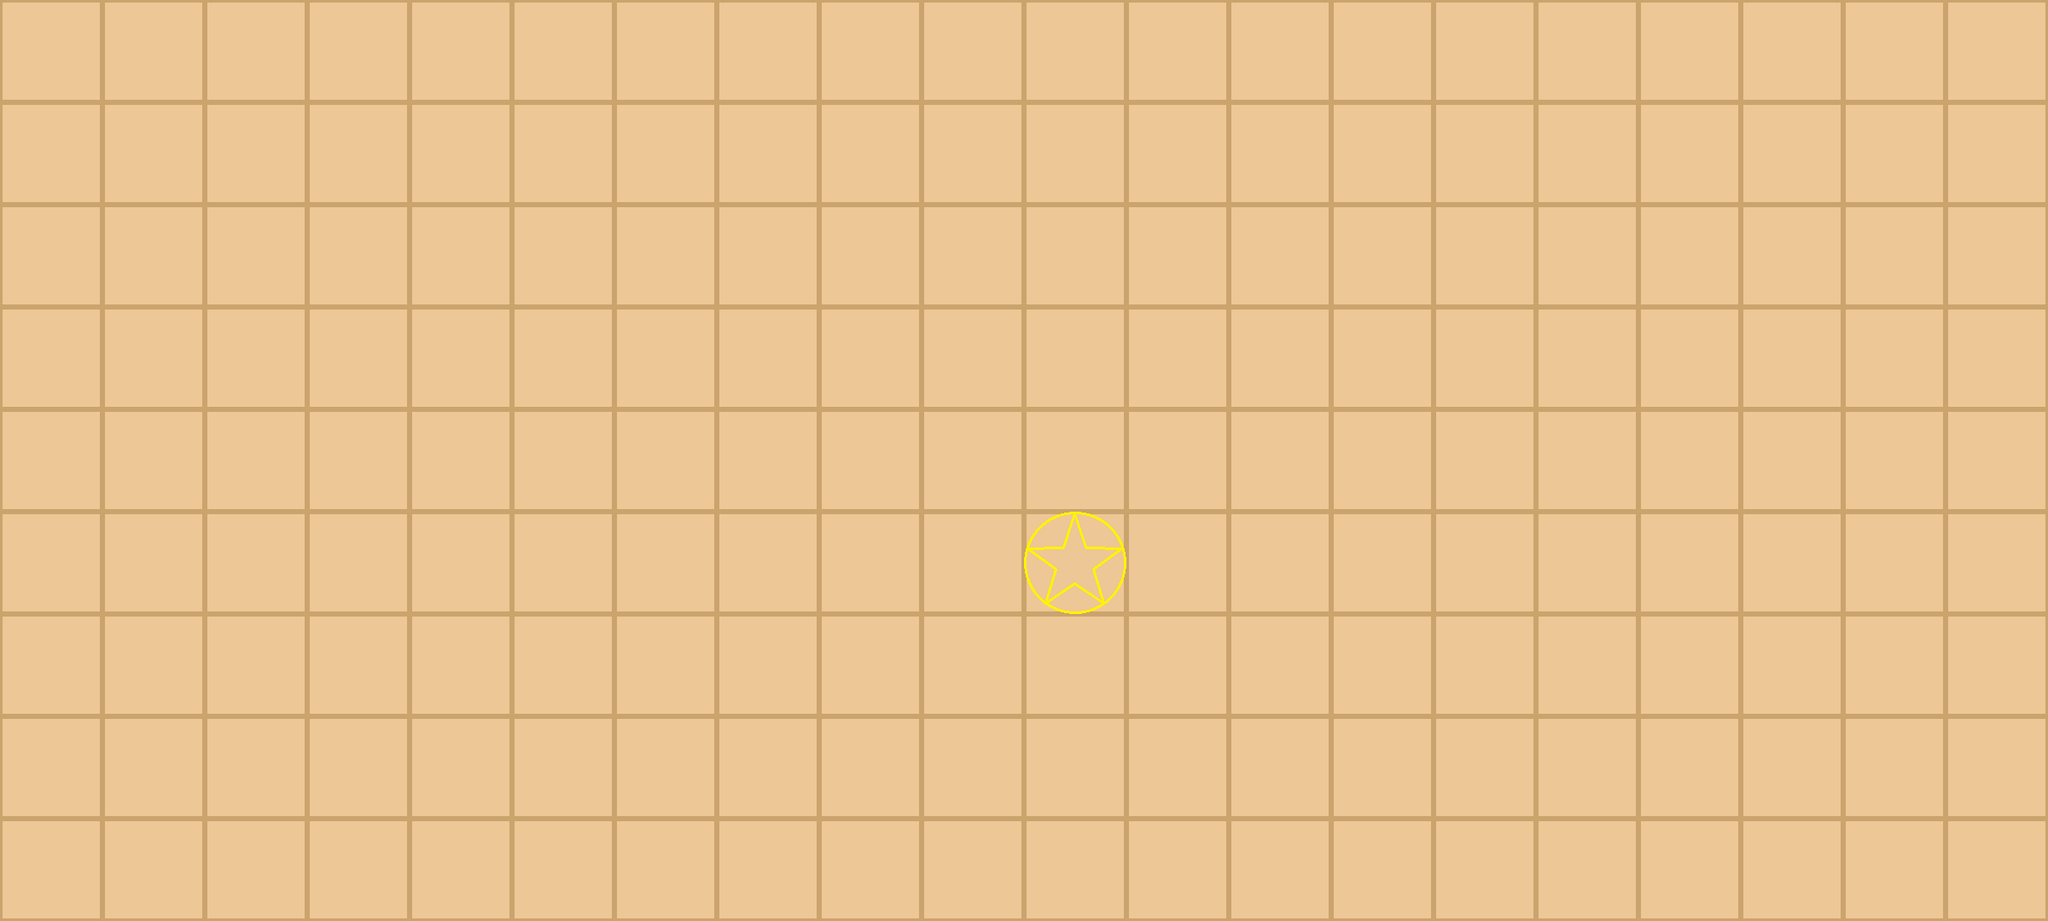

This is a level from a 2D game, rendered from its Tiled map with the project's own tilesets. A one-line summary and the complete map file follow:
An orthogonal 20x9 tile map with 120x120 px tiles, 1 tile layer (Floor), 5 tilesets and 8 objects (rubbishbin, pot2, pot1, basket3, basket2, ...).

<map version="1.10" tiledversion="1.11.2" orientation="orthogonal" renderorder="right-down" width="20" height="9" tilewidth="120" tileheight="120" infinite="0" nextlayerid="3" nextobjectid="29">
 <editorsettings>
  <export target="map.tmj" format="json" />
 </editorsettings>
 <tileset firstgid="1" source="normal floor.tsx" />
 <tileset firstgid="2" source="spawn_tile.tsx" />
 <tileset firstgid="3" source="rubbishbin_closed.tsx" />
 <tileset firstgid="4" source="pot_empty.tsx" />
 <tileset firstgid="5" source="basket.tsx" />
 <layer id="1" name="Floor" width="20" height="9" locked="1">
  <data encoding="csv">
1,1,1,1,1,1,1,1,1,1,1,1,1,1,1,1,1,1,1,1,
1,1,1,1,1,1,1,1,1,1,1,1,1,1,1,1,1,1,1,1,
1,1,1,1,1,1,1,1,1,1,1,1,1,1,1,1,1,1,1,1,
1,1,1,1,1,1,1,1,1,1,1,1,1,1,1,1,1,1,1,1,
1,1,1,1,1,1,1,1,1,1,1,1,1,1,1,1,1,1,1,1,
1,1,1,1,1,1,1,1,1,1,2,1,1,1,1,1,1,1,1,1,
1,1,1,1,1,1,1,1,1,1,1,1,1,1,1,1,1,1,1,1,
1,1,1,1,1,1,1,1,1,1,1,1,1,1,1,1,1,1,1,1,
1,1,1,1,1,1,1,1,1,1,1,1,1,1,1,1,1,1,1,1
</data>
 </layer>
 <objectgroup id="2" name="Interactables">
  <object id="1" name="rubbishbin" gid="3" x="1320" y="480" width="120" height="120">
   <properties>
    <property name="closed" type="bool" value="true" />
    <property name="closed_sprite" value="rubbishbin_closed.png" />
    <property name="open_sprite" value="rubbishbin_open.png" />
    <property name="type" value="rubbishbin" />
   </properties>
  </object>
  <object id="11" name="pot2" gid="4" x="840" y="960" width="120" height="120">
   <properties>
    <property name="cooking_sprite" value="pot_cooking.png" />
    <property name="done_sprite" value="pot_done.png" />
    <property name="empty_sprite" value="pot_empty.png" />
    <property name="state" value="empty" />
    <property name="type" value="pot" />
   </properties>
  </object>
  <object id="6" name="pot1" gid="4" x="840" y="600" width="120" height="120">
   <properties>
    <property name="cooking_sprite" value="pot_cooking.png" />
    <property name="done_sprite" value="pot_done.png" />
    <property name="empty_sprite" value="pot_empty.png" />
    <property name="state" value="empty" />
    <property name="type" value="pot" />
   </properties>
  </object>
  <object id="19" name="basket3" gid="5" x="1560" y="960" width="120" height="120">
   <properties>
    <property name="basket_cabbage_sprite" value="basket_cabbage.png" />
    <property name="basket_carrot_sprite" value="basket_carrot.png" />
    <property name="basket_onion_sprite" value="basket_onion.png" />
    <property name="basket_potato_sprite" value="basket_potato.png" />
    <property name="basket_tomato_sprite" value="basket_tomato.png" />
    <property name="contents" value="empty" />
    <property name="type" value="basket" />
   </properties>
  </object>
  <object id="15" name="basket2" gid="5" x="1560" y="840" width="120" height="120">
   <properties>
    <property name="basket_cabbage_sprite" value="basket_cabbage.png" />
    <property name="basket_carrot_sprite" value="basket_carrot.png" />
    <property name="basket_onion_sprite" value="basket_onion.png" />
    <property name="basket_potato_sprite" value="basket_potato.png" />
    <property name="basket_tomato_sprite" value="basket_tomato.png" />
    <property name="contents" value="empty" />
    <property name="type" value="basket" />
   </properties>
  </object>
  <object id="20" name="basket1" gid="5" x="1560" y="720" width="120" height="120">
   <properties>
    <property name="basket_cabbage_sprite" value="basket_cabbage.png" />
    <property name="basket_carrot_sprite" value="basket_carrot.png" />
    <property name="basket_onion_sprite" value="basket_onion.png" />
    <property name="basket_potato_sprite" value="basket_potato.png" />
    <property name="basket_tomato_sprite" value="basket_tomato.png" />
    <property name="contents" value="empty" />
    <property name="type" value="basket" />
   </properties>
  </object>
  <object id="21" name="Table" x="480" y="600" width="120" height="360" />
  <object id="28" name="Submission Zone" x="240" y="240" width="240" height="240" />
 </objectgroup>
</map>
